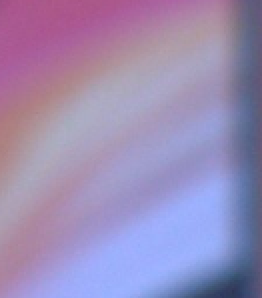
#> input picture images/patch F5.6-80.png, 131 x 149 px (shown 2 times larger)
$ python main.py
#> lines starting #> are read from the running program, lines starting #| are printed output that depends on the picture; long printed decimals are rounded
import math
import numpy as np
from scipy.fft import fft2, fftshift
from PIL import Image
import matplotlib.pyplot as plt
from matplotlib.colors import LogNorm

image_patch1_path = "images/patch F5.6-80.png"
image_patch2_path = "images/patch F16-80.png"


def resize_image(image_path, new_size=(120, 120)):
#> called with image_path = 'images/patch F5.6-80.png', new_size = (120, 120)
    image = Image.open(image_path).convert('L')  # Convert to grayscale
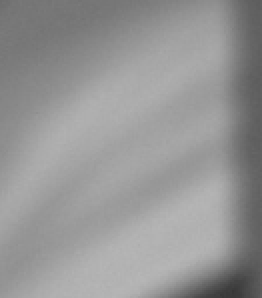
#> image: PIL image 131x149 L (shown 2 times larger); min 54, max 182, mean 149.4
    resized_image = image.resize(new_size, resample=Image.LANCZOS)
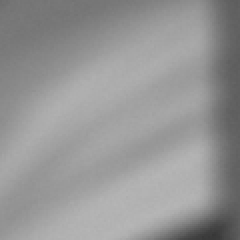
#> resized_image: PIL image 120x120 L (shown 2 times larger); min 55, max 182, mean 149.3
    return np.array(resized_image)


def image_to_dft(image_path, new_size=(120, 120)):
    # Resize the image to the specified size
    resized_image = resize_image(image_path, new_size)

    # Perform 2D Fourier Transform
    fourier_transform = fft2(resized_image)

    # Shift zero frequency components to the center
    fourier_transform_shifted = fftshift(fourier_transform)

    # Calculate the magnitude spectrum
    magnitude_spectrum = np.abs(fourier_transform_shifted)
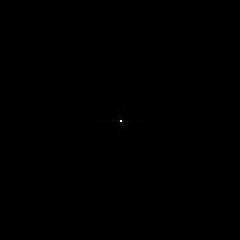
#> magnitude_spectrum: shape (120, 120) float64 (shown 2 times larger); min 0.649, max 2150605, mean 554.7; drawn with min black and max white
#> in plot_image_and_dft, `plt.show()`:
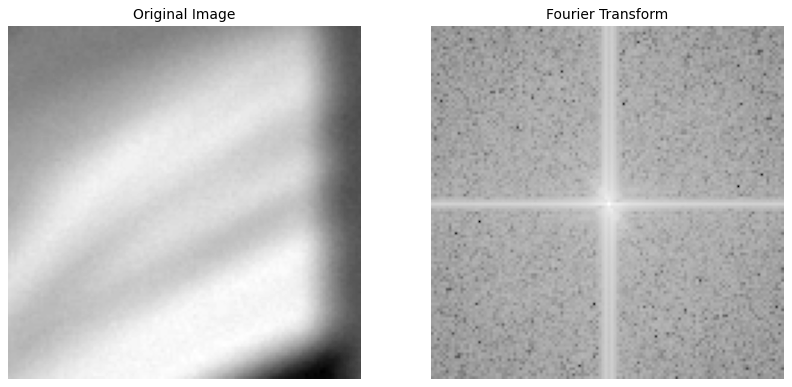
#> figure drawn by matplotlib, 2 panels
#> call 4 of resize_image, with image_path = 'images/patch F16-80.png', new_size = (120, 120)
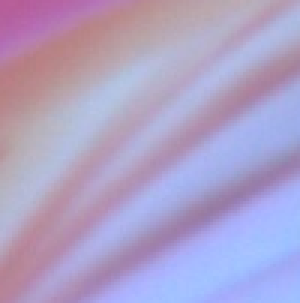
#> input picture images/patch F16-80.png, 100 x 101 px (shown 3 times larger)
#> in resize_image (call 4), `image = Image.open(image_path).convert('L')`:
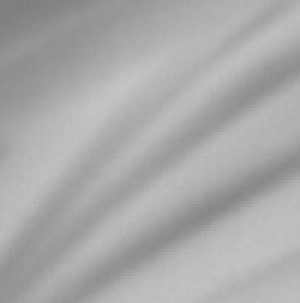
#> image: PIL image 100x101 L (shown 3 times larger); min 125, max 197, mean 169.6

    return fourier_transform, magnitude_spectrum


def find_proper_u_v(magnitude_patch1, magnitude_patch2):
    u, v = 100, 100
    while u < 120:
        while v < 120:
            # Your logic here using DFT_patch1[u, v] and DFT_patch2[u, v]
            if np.log(magnitude_patch2[u, v]) > np.log(magnitude_patch1[u, v]):
                # Your code for the condition when DFT_patch1 and DFT_patch2 satisfy the condition
                print(u, v)
                print(magnitude_patch1[u, v], magnitude_patch2[u, v])
                return u, v
            v += 1
        u += 1
        v = 0  # Reset v for the next iteration of the outer loop
#> this loop made 1 pass
#| 19.698 52.678
#> after the loop, u = 100


def depth_from_patch(magnitude_patch1, magnitude_patch2, F_1, F_2, f, s):
    u, v = find_proper_u_v(magnitude_patch1, magnitude_patch2)
#> u = 100; v = 100

    # Ensure the logarithms are computed for non-negative values
    log_mag_patch1 = np.log(magnitude_patch1[u, v])
#> log_mag_patch1 = 2.98
    log_mag_patch2 = np.log(magnitude_patch2[u, v])
#> log_mag_patch2 = 3.96

    sigma_2 = math.sqrt(log_mag_patch2 - log_mag_patch1) / (
            2 * np.pi ** 2 * (u ** 2 + v ** 2) * (((F_2 / F_1) ** 2) - 1))
#> sigma_2 = 3.51e-07
    print("sigma_2: " + str(sigma_2))
#| sigma_2: 3.5072008548041824e-07
    depth = s * f / (s - f + 2 * sigma_2 * (F_1))
#> depth = 499.9

    return depth


def plot_image_and_dft(image_path, new_size=(120, 120)):
    # Get DFT and magnitude spectrum
    dft, magnitude_spectrum = image_to_dft(image_path, new_size)

    # Display the original image and its Fourier Transform
    plt.figure(figsize=(12, 6))

    plt.subplot(121), plt.imshow(resize_image(image_path, new_size), cmap='gray')
    plt.title('Original Image'), plt.axis('off')

    plt.subplot(122), plt.imshow(np.log(1 + magnitude_spectrum), cmap='gray', norm=LogNorm())
    plt.title('Fourier Transform'), plt.axis('off')

    plt.show()


# Press the green button in the gutter to run the script.
if __name__ == '__main__':
    plot_image_and_dft(image_patch1_path)
    # Example usage
    new_size = (120, 120)
    dft_patch1, mag_patch1 = image_to_dft(image_patch1_path, new_size)
    dft_patch2, mag_patch2 = image_to_dft(image_patch2_path, new_size)

    # Parameters for depth calculation
    F_1 = 5.6
    F_2 = 16
    f = 55.0  # mm
    s = 61.8  # mm

    calculated_depth = depth_from_patch(mag_patch1, mag_patch2, F_1, F_2, f, s)
#> calculated_depth = 499.9
    print(f"Calculated depth: {calculated_depth}")
#| Calculated depth: 499.853
